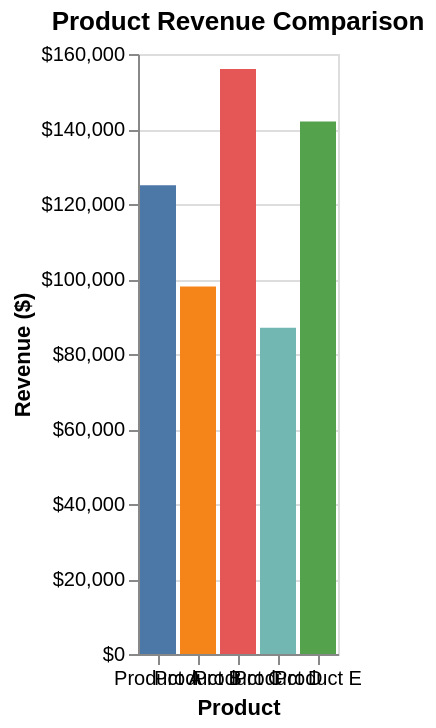

The Vega-Lite source for this figure:
### Vega-Lite specification from a JSON file in a GitHub repository (floating-point values rounded to 4 significant figures)
{"$schema": "https://vega.github.io/schema/vega-lite/v5.json", "description": "Product revenue comparison", "data": {"values": [{"product": "Product A", "revenue": 125000}, {"product": "Product B", "revenue": 98000}, {"product": "Product C", "revenue": 156000}, {"product": "Product D", "revenue": 87000}, {"product": "Product E", "revenue": 142000}]}, "mark": "bar", "encoding": {"x": {"field": "product", "type": "nominal", "axis": {"title": "Product", "labelAngle": 0}}, "y": {"field": "revenue", "type": "quantitative", "axis": {"title": "Revenue ($)", "format": "$,.0f"}}, "color": {"field": "product", "type": "nominal", "legend": null}}, "title": "Product Revenue Comparison"}
